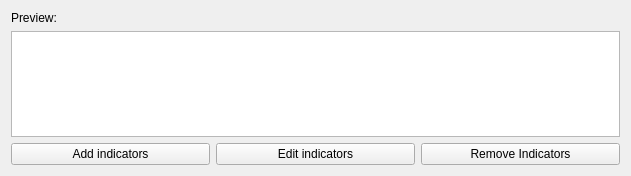
<?xml version="1.0" encoding="UTF-8"?>
<ui version="4.0">
 <class>ListIndicatorsPreviewWidget</class>
 <widget class="QWidget" name="ListIndicatorsPreviewWidget">
  <property name="geometry">
   <rect>
    <x>0</x>
    <y>0</y>
    <width>631</width>
    <height>176</height>
   </rect>
  </property>
  <property name="sizePolicy">
   <sizepolicy hsizetype="Preferred" vsizetype="Preferred">
    <horstretch>0</horstretch>
    <verstretch>0</verstretch>
   </sizepolicy>
  </property>
  <property name="windowTitle">
   <string>Form</string>
  </property>
  <layout class="QVBoxLayout" name="verticalLayout">
   <item>
    <widget class="QLabel" name="previewLabel">
     <property name="text">
      <string>Preview:</string>
     </property>
    </widget>
   </item>
   <item>
    <widget class="QListWidget" name="previewWidget">
     <property name="frameShape">
      <enum>QFrame::Shape::StyledPanel</enum>
     </property>
     <property name="lineWidth">
      <number>0</number>
     </property>
     <property name="horizontalScrollBarPolicy">
      <enum>Qt::ScrollBarPolicy::ScrollBarAlwaysOff</enum>
     </property>
     <property name="flow">
      <enum>QListView::Flow::TopToBottom</enum>
     </property>
     <property name="isWrapping" stdset="0">
      <bool>false</bool>
     </property>
     <property name="spacing">
      <number>2</number>
     </property>
     <property name="itemAlignment">
      <set>Qt::AlignmentFlag::AlignVCenter</set>
     </property>
    </widget>
   </item>
   <item>
    <layout class="QHBoxLayout" name="horizontalLayout_2">
     <item>
      <widget class="QPushButton" name="addIndicatorsButton">
       <property name="text">
        <string>Add indicators</string>
       </property>
      </widget>
     </item>
     <item>
      <widget class="QPushButton" name="editIndicatorsButton">
       <property name="text">
        <string>Edit indicators</string>
       </property>
      </widget>
     </item>
     <item>
      <widget class="QPushButton" name="removeIndicatorsButton">
       <property name="text">
        <string>Remove Indicators</string>
       </property>
      </widget>
     </item>
    </layout>
   </item>
  </layout>
 </widget>
 <resources/>
 <connections/>
</ui>
